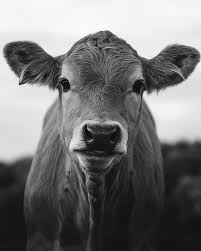
#> input picture OpenCv/Basic_Opration/Blurring/cow.jpeg, 201 x 251 px
$ python blurr.py
#> lines starting #> are read from the running program, lines starting #| are printed output that depends on the picture
import os
import cv2


BASE_DIR = os.path.dirname(os.path.abspath(__file__))

img_path = os.path.join(BASE_DIR, "cow.jpeg")


img = cv2.imread(img_path)
#> img is the input picture: shape (251, 201, 3); min 0, max 255, mean 117.8

if img is None:
    raise FileNotFoundError(f"Image not found: {img_path}")


k_size = 5
img_blur = cv2.blur(img, (k_size, k_size))
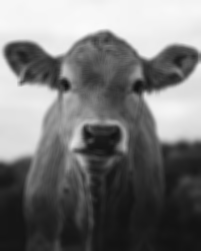
#> img_blur: shape (251, 201, 3); min 17, max 250, mean 117.8
img_gaussian_blur = cv2.GaussianBlur(img, (k_size, k_size), 3)
img_median_blur = cv2.medianBlur(img, k_size)

print(img.shape)
#| (251, 201, 3)
cv2.imshow('img', img)
cv2.imshow('img1', img_blur)
cv2.imshow('img2', img_gaussian_blur)
cv2.imshow('img3', img_median_blur)
cv2.waitKey(0)

$ run again, with OpenCv/Basic_Opration/Blurring/man.jpg copied over OpenCv/Basic_Opration/Blurring/cow.jpeg
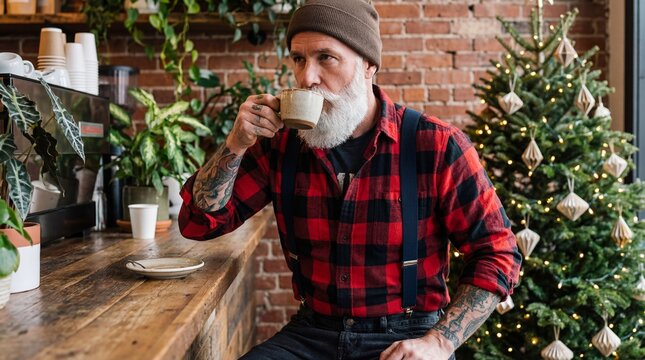
#> input picture OpenCv/Basic_Opration/Blurring/man.jpg, 645 x 360 px
#> img is the input picture: shape (360, 645, 3); mean B, G, R 65.8, 79.9, 99.9
#> `img_blur = cv2.blur(img, (k_size, k_size))`:
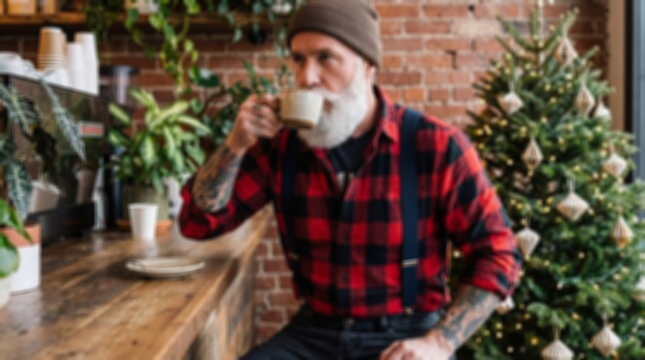
#> img_blur: shape (360, 645, 3); mean B, G, R 65.8, 79.9, 99.9
#| (360, 645, 3)
